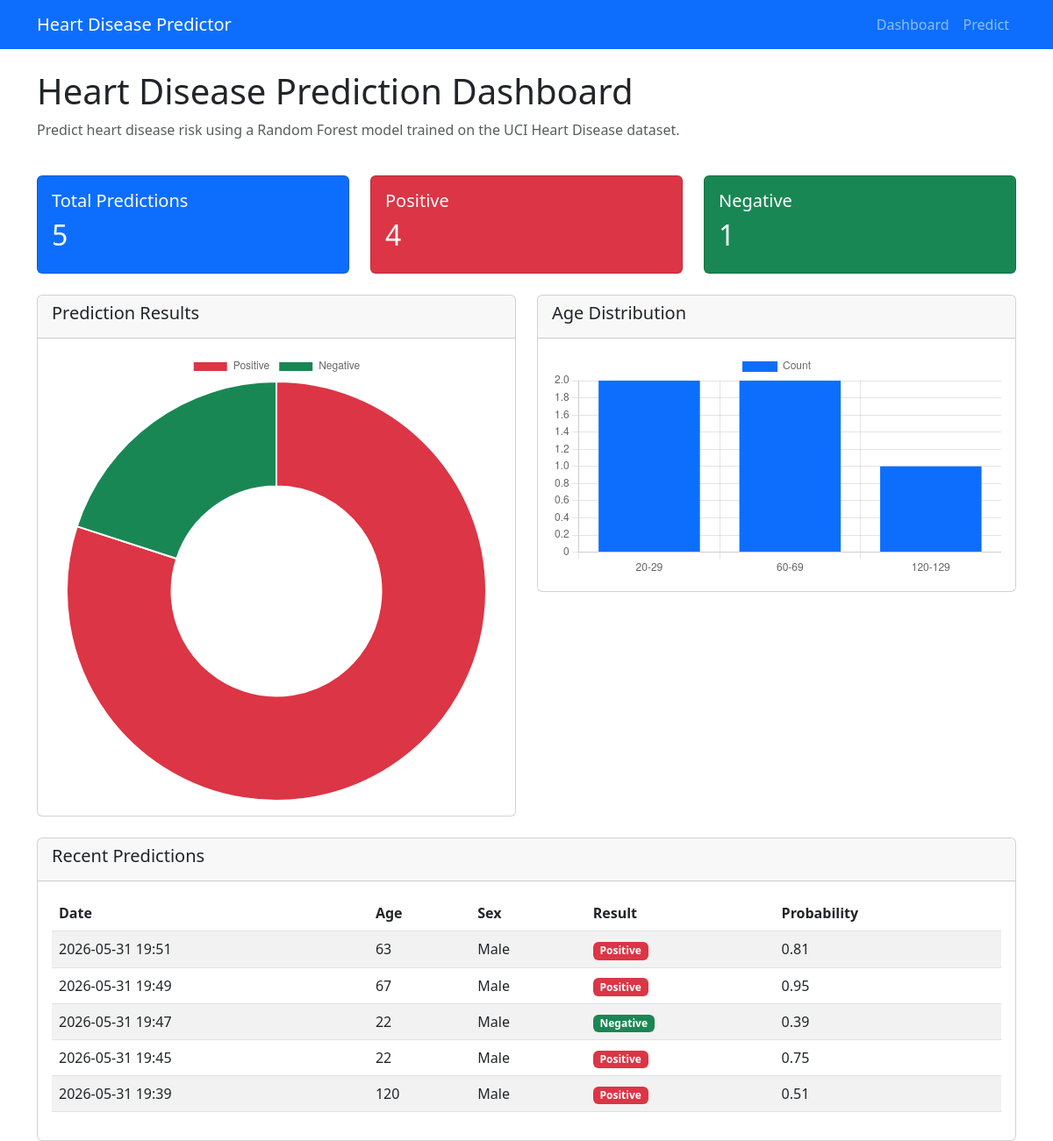
The page / on the database its author committed.
### predictor/models.py (models this page shows, shortened)
class Prediction(models.Model):
    age = models.IntegerField()
    sex = models.CharField(max_length=10)
    cp = models.CharField(max_length=50)
    trestbps = models.IntegerField()
    chol = models.IntegerField()
    fbs = models.CharField(max_length=5)
    restecg = models.CharField(max_length=50)
    thalch = models.IntegerField()
    exang = models.CharField(max_length=5)
    oldpeak = models.FloatField()
    slope = models.CharField(max_length=20)
    ca = models.IntegerField()
    thal = models.CharField(max_length=50)
    result = models.CharField(max_length=20)
    probability = models.FloatField()
    created_at = models.DateTimeField(auto_now_add=True)

### predictor/views.py (the view)
# urls.py: path("", views.dashboard, name="dashboard"),
def dashboard(request):
    predictions = Prediction.objects.all().order_by("-created_at")
    total = predictions.count()
    positive = predictions.filter(result="Positive").count()
    negative = predictions.filter(result="Negative").count()
    age_dist = {}
    for p in predictions:
        bucket = (p.age // 10) * 10
        age_dist[bucket] = age_dist.get(bucket, 0) + 1
    age_labels = sorted(age_dist.keys())
    age_data = [age_dist[k] for k in age_labels]
    return render(request, "predictor/dashboard.html", {
        "total_predictions": total,
        "positive_count": positive,
        "negative_count": negative,
        "recent_predictions": predictions[:10],
        "age_labels": [f"{a}-{a+9}" for a in age_labels] if age_labels else ["No data"],
        "age_data": age_data or [0],
    })

### predictor/templates/predictor/dashboard.html
{% extends 'predictor/base.html' %}
{% block content %}
<div class="row mb-4">
    <div class="col">
        <h1>Heart Disease Prediction Dashboard</h1>
        <p class="text-muted">Predict heart disease risk using a Random Forest model trained on the UCI Heart Disease dataset.</p>
    </div>
</div>
<div class="row mb-4">
    <div class="col-md-4">
        <div class="card text-bg-primary">
            <div class="card-body">
                <h5 class="card-title">Total Predictions</h5>
                <h2>{{ total_predictions }}</h2>
            </div>
        </div>
    </div>
    <div class="col-md-4">
        <div class="card text-bg-danger">
            <div class="card-body">
                <h5 class="card-title">Positive</h5>
                <h2>{{ positive_count }}</h2>
            </div>
        </div>
    </div>
    <div class="col-md-4">
        <div class="card text-bg-success">
            <div class="card-body">
                <h5 class="card-title">Negative</h5>
                <h2>{{ negative_count }}</h2>
            </div>
        </div>
    </div>
</div>
<div class="row mb-4">
    <div class="col-md-6">
        <div class="card">
            <div class="card-header"><h5>Prediction Results</h5></div>
            <div class="card-body">
                <canvas id="resultChart"></canvas>
            </div>
        </div>
    </div>
    <div class="col-md-6">
        <div class="card">
            <div class="card-header"><h5>Age Distribution</h5></div>
            <div class="card-body">
                <canvas id="ageChart"></canvas>
            </div>
        </div>
    </div>
</div>
<div class="row">
    <div class="col">
        <div class="card">
            <div class="card-header">
                <h5>Recent Predictions</h5>
            </div>
            <div class="card-body">
                <table class="table table-striped">
                    <thead>
                        <tr>
                            <th>Date</th>
                            <th>Age</th>
                            <th>Sex</th>
                            <th>Result</th>
                            <th>Probability</th>
                        </tr>
                    </thead>
                    <tbody>
                        {% for p in recent_predictions %}
                        <tr>
                            <td>{{ p.created_at|date:"Y-m-d H:i" }}</td>
                            <td>{{ p.age }}</td>
                            <td>{{ p.sex }}</td>
                            <td>
                                <span class="badge {% if p.result == 'Positive' %}bg-danger{% else %}bg-success{% endif %}">
                                    {{ p.result }}
                                </span>
                            </td>
                            <td>{{ p.probability|floatformat:2 }}</td>
                        </tr>
                        {% empty %}
                        <tr>
                            <td colspan="5" class="text-center">No predictions yet.</td>
                        </tr>
                        {% endfor %}
                    </tbody>
                </table>
            </div>
        </div>
    </div>
</div>
{% endblock %}
{% block extra_js %}
<script>
const ctx1 = document.getElementById('resultChart').getContext('2d');
new Chart(ctx1, {
    type: 'doughnut',
    data: {
        labels: ['Positive', 'Negative'],
        datasets: [{
            data: [{{ positive_count }}, {{ negative_count }}],
            backgroundColor: ['#dc3545', '#198754'],
        }]
    }
});
const ctx2 = document.getElementById('ageChart').getContext('2d');
new Chart(ctx2, {
    type: 'bar',
    data: {
        labels: [{% for a in age_labels %}'{{ a }}'{% if not forloop.last %},{% endif %}{% endfor %}],
        datasets: [{
            label: 'Count',
            data: [{{ age_data|join:"," }}],
            backgroundColor: '#0d6efd',
        }]
    },
    options: {
        scales: {
            y: { beginAtZero: true }
        }
    }
});
</script>
{% endblock %}

### predictor/templates/predictor/base.html (shortened to what this page needs)
<!DOCTYPE html>
<html lang="en">
<head>
    <link href="https://cdn.jsdelivr.net/npm/bootstrap@5.3.0/dist/css/bootstrap.min.css" rel="stylesheet">
</head>
<body>
    <nav class="navbar navbar-expand-lg navbar-dark bg-primary">
        <div class="container">
            <a class="navbar-brand" href="{% url 'dashboard' %}">Heart Disease Predictor</a>
            <div class="collapse navbar-collapse">
                <ul class="navbar-nav ms-auto">
                    <li class="nav-item">
                        <a class="nav-link" href="{% url 'dashboard' %}">Dashboard</a>
                    </li>
                    <li class="nav-item">
                        <a class="nav-link" href="{% url 'predict' %}">Predict</a>
                    </li>
                </ul>
            </div>
        </div>
    </nav>
    <div class="container mt-4">
        {% block content %}{% endblock %}
    </div>
    {% block extra_js %}{% endblock %}
</body>
</html>

### rows shown on the page
Prediction: created_at "2026-05-31 19:51", age "63", sex "Male", result "Positive", probability "0.81"
Prediction: created_at "2026-05-31 19:49", age "67", sex "Male", result "Positive", probability "0.95"
Prediction: created_at "2026-05-31 19:47", age "22", sex "Male", result "Negative", probability "0.39"
Prediction: created_at "2026-05-31 19:45", age "22", sex "Male", result "Positive", probability "0.75"
Prediction: created_at "2026-05-31 19:39", age "120", sex "Male", result "Positive", probability "0.51"

### other values the page prints
{{ total_predictions }} "5"
{{ positive_count }} "4"
{{ negative_count }} "1"
chart data {{ positive_count }} 4
chart data {{ negative_count }} 1
chart data {{ a }} 20-29, 60-69, 120-129
chart data {{ age_data|join:"," }} 2,2,1
